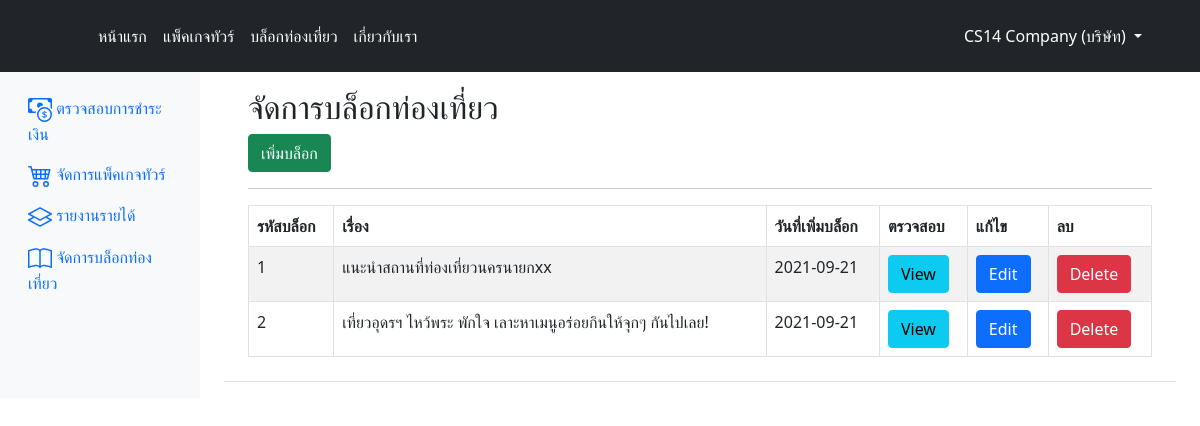
The app's page /tourlike/company_blog.php (signed in) with its own data.
### tables this page shows
CREATE TABLE `blog` (
  `blog_id` int(5) NOT NULL,
  `heading` varchar(500) NOT NULL COMMENT 'หัวข้อ',
  `imageblog` varchar(100) NOT NULL COMMENT 'รูป',
  `content` varchar(10000) NOT NULL COMMENT 'เนื้อหา',
  `created_at` date NOT NULL DEFAULT current_timestamp(),
  `company_id` int(10) NOT NULL
);

### tourlike/database/function.php (called while the page is built, shortened)
<?php
    class DB_con {
        function __construct()
        {
            $conn = mysqli_connect(DB_SERVER, DB_USER, DB_PASS, DB_NAME);
            $this->dbcon = $conn;
        }
        public function crudblog($comid){
            $blog = mysqli_query($this->dbcon, "SELECT * FROM blog WHERE company_id = '$comid' ");
            return $blog;
        }
    }
?>

### tourlike/company_blog.php (the view, shortened to what this page needs)
<?php
include 'layout/header.php';
include_once('database/function.php');
$db_handle = new DB_con();
include 'nav_company.php';
?>
<?php
$comid = isset($_SESSION['id']) ? $_SESSION['id'] : '';
$sesrole = isset($_SESSION['role']) ? $_SESSION['role'] : '';
if ($sesrole == "บริษัท") {
?>
<main class="col-md-9 ms-sm-auto col-lg-10 px-md-4"><div class="chartjs-size-monitor"><div class="chartjs-size-monitor-expand"><div class=""></div></div><div class="chartjs-size-monitor-shrink"><div class=""></div></div></div>
      <div class="d-flex justify-content-between flex-wrap flex-md-nowrap align-items-center pt-3 pb-2 mb-3 border-bottom">
      <div class="container">
        <h1 class="h2">จัดการบล็อกท่องเที่ยว</h1>
        <a href="add_blog.php" class="btn btn-success">เพิ่มบล็อก</a>
        <hr>
        <table id="mytable" class="table table-bordered table-striped">
        <thead>
            <th>รหัสบล็อก</th>
            <th>เรื่อง</th>
            <th>วันที่เพิ่มบล็อก</th>
            <th>ตรวจสอบ</th>
            <th>แก้ไข</th>
            <th>ลบ</th>
        </thead>
        <tbody>
<?php
$sql = $db_handle->crudblog($comid);
while($row = mysqli_fetch_array($sql)) {
?>
                <tr>
                    <td><?php echo $row['blog_id']; ?></td>
                    <td><?php echo $row['heading']; ?></td>
                    <td><?php echo $row['created_at']; ?></td>
                    <td><a href="showblog.php?blog=<?php echo $row['blog_id']; ?>" class="btn btn-info">View</a></td>
                    <td><a href="edit_blog.php?bid=<?php echo $row['blog_id']; ?>" class="btn btn-primary">Edit</a></td>
                    <td><a href="delete_blog.php?bid=<?php echo $row['blog_id']; ?>" class="btn btn-danger">Delete</a></td>
                </tr>
<?php
}
?>
        </tbody>
    </table>
        </div>
      </div>
    </main>
</body>
<link rel="stylesheet" href="css/bootstrap.min.css">
</html>
<?php
}
else{
  echo "<script>window.location.href='index.php'</script>";
}
?>

### records on screen
blog: blog_id "1", heading "แนะนำสถานที่ท่องเที่ยวนครนายกxx", created_at "2021-09-21"
blog: blog_id "2", heading "เที่ยวอุดรฯ ไหว้พระ พักใจ เลาะหาเมนูอร่อยกินให้จุกๆ กันไปเลย!", created_at "2021-09-21"

### other values on screen
$_SESSION['name'] "CS14 Company"
$_SESSION['role'] "บริษัท"
